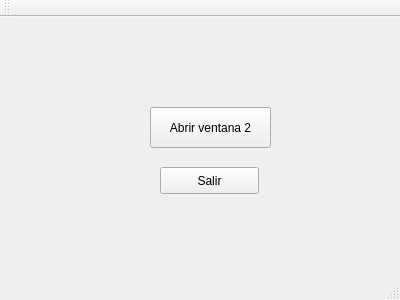
<?xml version="1.0" encoding="UTF-8"?>
<ui version="4.0">
 <class>MainWindow</class>
 <widget class="QMainWindow" name="MainWindow">
  <property name="geometry">
   <rect>
    <x>0</x>
    <y>0</y>
    <width>400</width>
    <height>300</height>
   </rect>
  </property>
  <property name="windowTitle">
   <string>MainWindow</string>
  </property>
  <widget class="QWidget" name="centralWidget">
   <widget class="QPushButton" name="btnNewWindow">
    <property name="geometry">
     <rect>
      <x>150</x>
      <y>90</y>
      <width>121</width>
      <height>41</height>
     </rect>
    </property>
    <property name="text">
     <string>Abrir ventana 2</string>
    </property>
   </widget>
   <widget class="QPushButton" name="btnSalir">
    <property name="geometry">
     <rect>
      <x>160</x>
      <y>150</y>
      <width>99</width>
      <height>27</height>
     </rect>
    </property>
    <property name="text">
     <string>Salir</string>
    </property>
   </widget>
  </widget>
  <widget class="QMenuBar" name="menuBar">
   <property name="geometry">
    <rect>
     <x>0</x>
     <y>0</y>
     <width>400</width>
     <height>25</height>
    </rect>
   </property>
  </widget>
  <widget class="QToolBar" name="mainToolBar">
   <attribute name="toolBarArea">
    <enum>TopToolBarArea</enum>
   </attribute>
   <attribute name="toolBarBreak">
    <bool>false</bool>
   </attribute>
  </widget>
  <widget class="QStatusBar" name="statusBar"/>
 </widget>
 <layoutdefault spacing="6" margin="11"/>
 <resources/>
 <connections/>
</ui>
